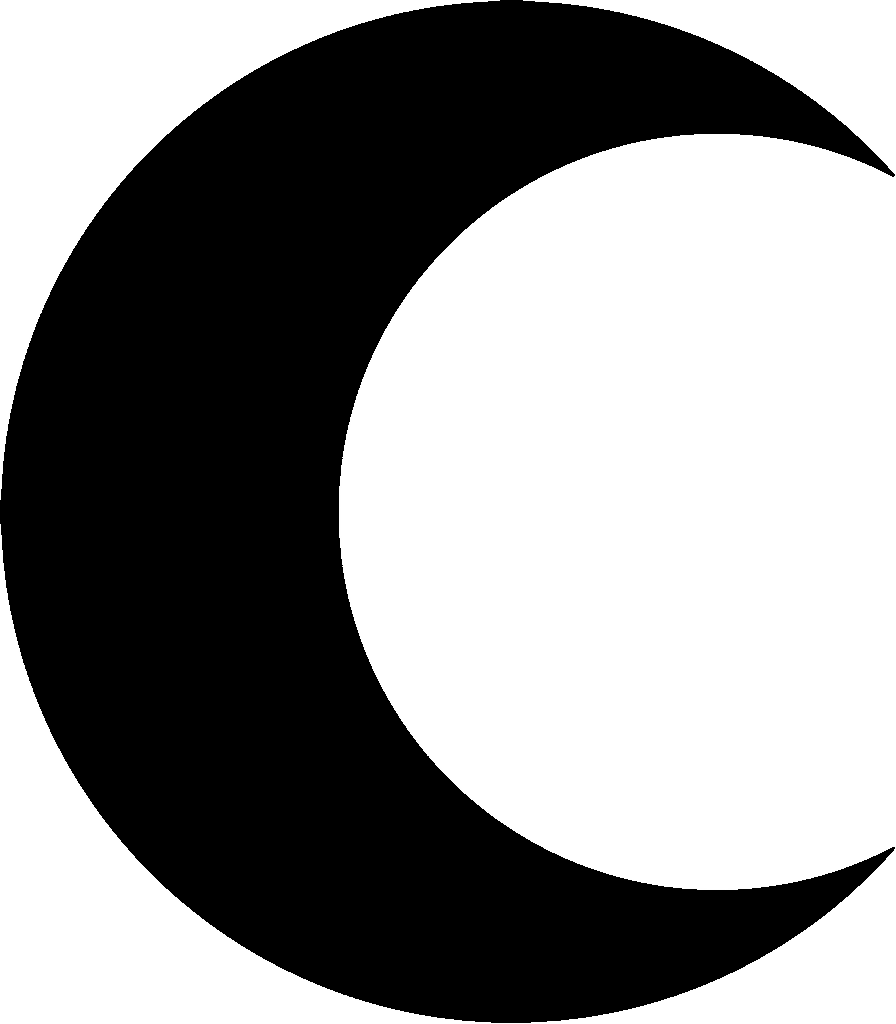
#> input picture img/moon.png, 896 x 1024 px
$ jupyter execute --allow-errors tchebychev-based-heat-kernels.ipynb
#> lines starting #> are read from the running program, lines starting #| are printed output that depends on the picture; after the words box and inside, x2 and y2 are one past the last pixel; in counts of white or black regions, pixels touching at a corner belong together
#> further down, image is the input picture: shape (1024, 896, 3); min 0, max 255, mean 142
### gen_geometry.py

import numpy as np
import cv2
import random

# [16 lines left out: functions uniform_circ, uniform_line, not called in this run]


def get_random_points_on_black(image, num_points):
    """
    Get randomly distributed points on the black areas of an RGB image.

    Parameters:
        image (np.ndarray): Input RGB image (H, W, 3).
        num_points (int): Number of random points to sample.

    Returns:
        np.ndarray: Array of shape (num_points, 2) with randomly sampled points.
    """
    # Convert the image to grayscale
    grayscale = cv2.cvtColor(image, cv2.COLOR_RGB2GRAY)

    # Create a mask for black pixels (assuming black is [0, 0, 0])
    # Adjust the threshold if necessary for nearly-black pixels
    black_mask = grayscale == 0

    # Get the coordinates of black pixels
    black_coords = np.argwhere(black_mask)  # Returns (row, col) pairs

    if len(black_coords) == 0:
        raise ValueError("No black pixels found in the image.")

    # Randomly sample points from the black pixel coordinates
    sampled_indices = random.sample(range(len(black_coords)), min(num_points, len(black_coords)))
    random_points = black_coords[sampled_indices]

    return random_points


def draw_horned_ball(num_points):
    # path = "./img/two circles.png"
    path = "./img/moon.png"

    image = cv2.imread(path)  # Load image
    image = cv2.cvtColor(image, cv2.COLOR_BGR2RGB)  # Ensure it's RGB format


    # Get random points
    points = get_random_points_on_black(image, num_points) / 1000

    center_a, r_a = [0.1, 0.8], 0.4
    center_b, r_b = [0.9, 0.8], 0.4
    # center_a, r_a = [0.1, 0.8], 0.3
    # center_b, r_b = [0.3, 0.2], 0.1
    a = points[np.sqrt((points[:, 0] - center_a[0]) ** 2 + (points[:, 1] - center_a[1]) ** 2) < r_a, :]
    b = points[np.sqrt((points[:, 0] - center_b[0]) ** 2 + (points[:, 1] - center_b[1]) ** 2) < r_b, :]

    return points, a, b

### tchebychev-based-heat-kernels.ipynb
[cell 1]
import numpy as np
import pandas as pd
import warnings
import matplotlib.pyplot as plt
import cv2
import random
from sklearn.neighbors import kneighbors_graph

from scipy.sparse.linalg import eigsh
from scipy.special import ive

[cell 2]
# [48 lines left out: functions compute_chebyshev_coefficients, chebyshev_matrix, not called in this run]

[cell 3]
# [14 lines left out: function normalize_symmetric_laplacian, not called in this run]


def laplacian_from_data(data: np.ndarray, kneighbors:int, sigma: float) -> np.ndarray:
    """
    Compute the normalized Laplacian from data using a Gaussian kernel.

    Parameters:
        data (np.ndarray): Data points.
        sigma (float): Kernel width.
        alpha (int): Exponent for the Gaussian kernel.

    Returns:
        np.ndarray: Normalized Laplacian matrix.
    """
    affinity = np.exp(-((kneighbors_graph(data, n_neighbors=kneighbors, mode="distance").toarray() / (2 * sigma))**2))
    return normalize_symmetric_laplacian(affinity)


class HeatFilter:
    """
    Heat kernel filter for graph diffusion.

    """

    # [17 lines left out: function __init__, not called in this run]

[cell 4]
class GeoSinkhorn:
    """
    A class implementing the GeoSinkhorn algorithm for transport with heat kernel filtering.
    """

    # [80 lines left out: functions __init__, __call__, _compute_kl, not called in this run]

[cell 5]
class Sinkhorn:
    """
    A class implementing the GeoSinkhorn algorithm for transport with heat kernel filtering.
    """

    def __init__(self, tau: float):
        """
        Initialize the GeoSinkhorn instance.

        Parameters:
            tau (float): Diffusion time parameter for the heat kernel.
            order (int): Approximation order for the heat filter.
            laplacian: Laplacian matrix .
        """

        self.tau = tau

    def gaussian_kernel(self, x1, x2, gamma=1.0):
        """
        Compute the RBF kernel matrix between two 1D arrays.
        """
        sq_distances = []
        for i in range(len(x1)):
            sq_distances.append([])
            for j in range(len(x2)):
                sq_distances[-1].append((x1[i, 0] - x2[j,0])**2 + (x1[i, 1] - x2[j, 1])**2)
        sq_distances = np.array(sq_distances)
        return np.exp(sq_distances / self.tau)

    def __call__(
        self,
        m_0: np.ndarray,
        m_1: np.ndarray,
        x_0: np.ndarray,
        x_1: np.ndarray,
        tol: float = 1e-8,
        max_iter: int = 1000,
    ) -> float:
        """
        Perform the Sinkhorn iterative process.

        Parameters:
            m_0 (np.ndarray): Input distribution (source).
            m_1 (np.ndarray): Input distribution (target).
            tol (float): Stopping threshold for convergence.
            max_iter (int): Maximum number of iterations.

        Returns:
            float: The final KL divergence.
            np.ndarray, np.ndarray: Dual variables `u` and `v`.
        """
        eps = 1e-8


        self.N = m_0.shape[0]
        self.M = m_1.shape[0]

        # initialize iterate vectors
        u, v = np.ones(self.N), np.ones(self.M)
        self.K = self.gaussian_kernel(x_0, x_1)
        for i in range(1, max_iter + 1):
            u_prev, v_prev = u, v
            u = m_0 / (self.K @ v)
            v = m_1 / (np.transpose(self.K) @ u)

            # Check for numerical instability
            if np.any(np.isnan(u)) or np.any(np.isnan(v)) or np.any(np.isinf(u)) or np.any(np.isinf(v)):
                warnings.warn("Either NaN or inf were found in the distributions")
                u, v = u_prev, v_prev
                break


        # Compute final KL divergence
        # kl = self._compute_kl(m_0, m_1, u, v, eps)
        return u, v

    # [15 lines left out: function _compute_kl, not called in this run]

[cell 6]
def get_random_points_on_black(image, num_points):
    """
    Get randomly distributed points on the black areas of an RGB image.

    Parameters:
        image (np.ndarray): Input RGB image (H, W, 3).
        num_points (int): Number of random points to sample.

    Returns:
        np.ndarray: Array of shape (num_points, 2) with randomly sampled points.
    """
#> called with num_points = 1000
    # Convert the image to grayscale
    grayscale = cv2.cvtColor(image, cv2.COLOR_RGB2GRAY)

    # Create a mask for black pixels (assuming black is [0, 0, 0])
    # Adjust the threshold if necessary for nearly-black pixels
    black_mask = grayscale == 0
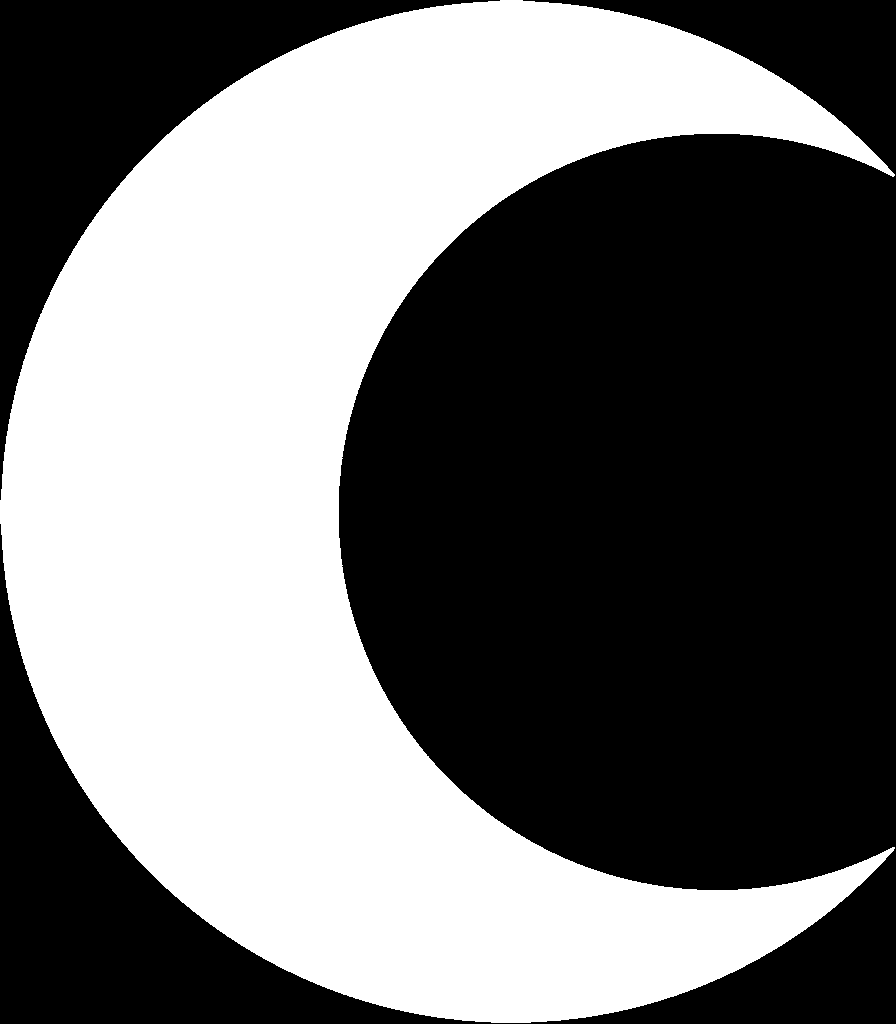
#> black_mask: shape (1024, 896) bool; 44.3% white; 1 white region, box (x1, y1, x2, y2) and area: (0, 0, 895, 1023) 406505

    # Get the coordinates of black pixels
    black_coords = np.argwhere(black_mask)  # Returns (row, col) pairs
#> black_coords = 406505 pairs, first value 0 to 1022, second value 0 to 894

    if len(black_coords) == 0:
        raise ValueError("No black pixels found in the image.")

    # Randomly sample points from the black pixel coordinates
    sampled_indices = random.sample(range(len(black_coords)), min(num_points, len(black_coords)))
#> sampled_indices = 1000 values, max 405703 at index 723, min 36 at index 313, mean 197758.3
    random_points = black_coords[sampled_indices]
#> random_points = 1000 pairs, first value 1 to 1015, second value 8 to 889

    return random_points

[cell 7]
# path = "./img/two circles.png"
path = "./img/moon.png"

image = cv2.imread(path)  # Load image
image = cv2.cvtColor(image, cv2.COLOR_BGR2RGB)  # Ensure it's RGB format

# Number of points to sample
num_points = 1000

# Get random points
points = get_random_points_on_black(image, num_points) / 1000
#> points = 1000 pairs, first value 0.001 to 1.01, second value 0.008 to 0.889

[cell 8]
from gen_geometry import draw_horned_ball

points, _, _ = draw_horned_ball(200)
#> in get_random_points_on_black, `sampled_indices = random.sample(range(len(black_coords)), min(num_poin..`: sampled_indices = 200 values, max 404451 at index 85, min 1961 at index 17, mean 194259.9
#> in get_random_points_on_black, `random_points = black_coords[sampled_indices]`: random_points = 200 pairs, first value 13 to 1009, second value 15 to 832
#> in draw_horned_ball, `points = get_random_points_on_black(image, num_points) / 1000`: points = 200 pairs, first value 0.013 to 1.01, second value 0.015 to 0.832
#> in draw_horned_ball, `a = points[np.sqrt((points[:, 0] - center_a[0]) ** 2 + (points[:, 1] -..`: a = 30 pairs, first value 0.013 to 0.248, second value 0.411 to 0.808
#> in draw_horned_ball, `b = points[np.sqrt((points[:, 0] - center_b[0]) ** 2 + (points[:, 1] -..`: b = 26 pairs, first value 0.808 to 1.01, second value 0.404 to 0.832

[cell 9]
_, ax = plt.subplots()
ax.scatter(points[:,0], points[:,1])
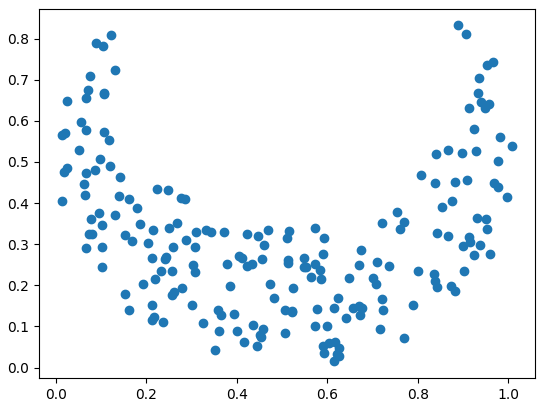
#> figure drawn by matplotlib, 1 panel

[cell 10]
center_a, r_a = [0.1, 0.8], 0.4
center_b, r_b = [0.9, 0.8], 0.4
# center_a, r_a = [0.1, 0.8], 0.3
# center_b, r_b = [0.3, 0.2], 0.1
a = points[np.sqrt((points[:,0] - center_a[0])**2 + (points[:,1] - center_a[1])**2) < r_a, :]
b = points[np.sqrt((points[:,0] - center_b[0])**2 + (points[:,1] - center_b[1])**2) < r_b, :]

[cell 11]
_, ax = plt.subplots()
ax.set_title("Two distributions over the point cloud")
ax.scatter(points[:,0], points[:,1], alpha=0.2, marker="x", color="gray")
ax.scatter(a[:,0], a[:,1])
ax.scatter(b[:,0], b[:,1])
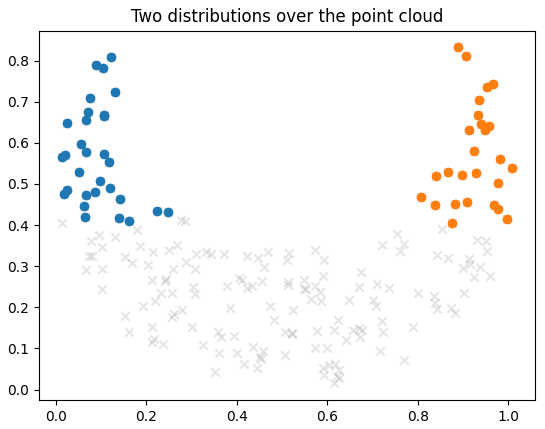
#> figure drawn by matplotlib, 1 panel

[cell 12]
sinkhorn = Sinkhorn(tau=1)
u, v = sinkhorn(np.ones((len(a),)), np.ones((len(b),)), a, b, max_iter=50)
#> the loop in gaussian_kernel, `for i in range(len(x1)):` made 30 passes
#> after the loop in gaussian_kernel, `for i in range(len(x1)):`: sq_distances = 30 items
#> in gaussian_kernel, `sq_distances = np.array(sq_distances)`:
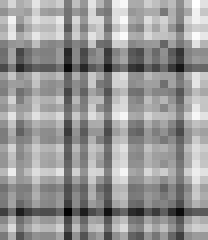
#> sq_distances: shape (30, 26) float64 (shown 8 times larger); min 0.315, max 1, mean 0.724; drawn with min black and max white
#> in gaussian_kernel, `return np.exp(sq_distances / self.tau)`:
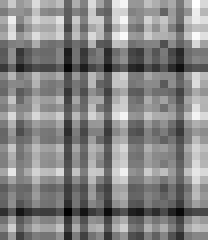
#> returned value: shape (30, 26) float64 (shown 8 times larger); min 1.37, max 2.72, mean 2.08; drawn with min black and max white
#> u = 30 values, max 25.96 at index 26, min 18.24 at index 4, mean 20.68; v = 26 values, max 0.000944 at index 8, min 0.000684 at index 24, mean 0.000786

[cell 13]
_, ax = plt.subplots()
ax.scatter(points[:,0], points[:,1], alpha=0.2, marker="x", color="gray")
ax.scatter(a[:,0], a[:,1], c=np.log(u))

s = ax.scatter(b[:,0], b[:,1], c=np.log(v))
ax.set_title("Sinkhorn iterates final coefficients")
plt.colorbar(s)
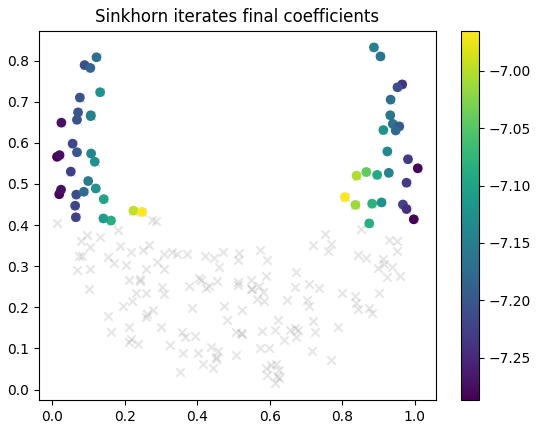
#> figure drawn by matplotlib, 2 panels

[cell 14]
def create_mask_from_subarray(big_array, subarray):
    # Initialize the mask with zeros
    mask = np.zeros(len(big_array), dtype=int)
#> mask = 200 values from 0 to 0

    # Iterate over rows in the subarray
    for row in subarray:
        # Find rows in the big_array matching the current subarray row
        matches = np.all(big_array == row, axis=1)
        # Set those rows to ones in the mask
        mask[matches] = 1
#> this loop made 30 passes
#> row on passes 1 to 12: [0.025, 0.649], [0.089, 0.789], [0.019, 0.475], [0.065, 0.419], [0.013, 0.566], [0.122, 0.808], [0.162, 0.411], [0.142, 0.463], [0.224, 0.435], [0.056, 0.598], [0.105, 0.782], [0.107, 0.574]
#> after the loop, mask = 200 values, max 1 at index 3, min 0 at index 0, mean 0.15

    return mask

$ run again, with img/two circles.png copied over img/moon.png
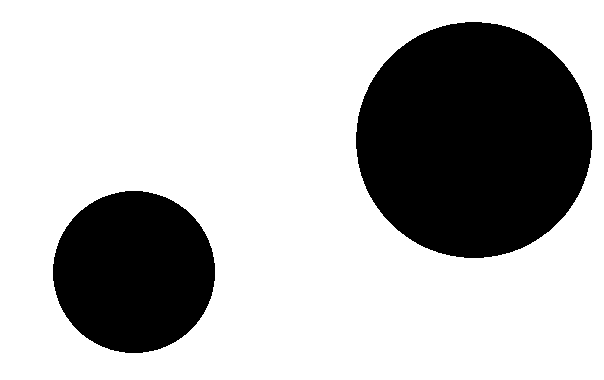
#> input picture img/two circles.png, 604 x 380 px
#> image is the input picture: shape (380, 604, 3); min 0, max 255, mean 183.6
#> in get_random_points_on_black, `black_mask = grayscale == 0`:
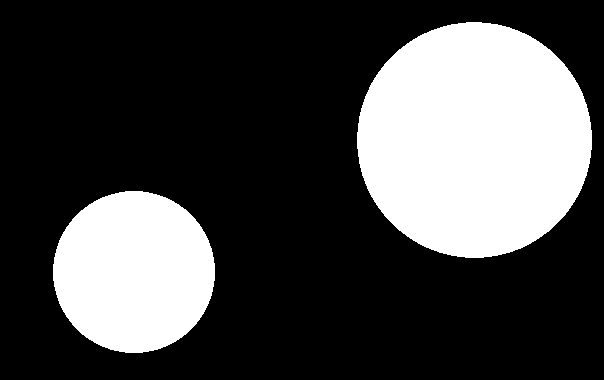
#> black_mask: shape (380, 604) bool; 27.9% white; 2 white regions, box (x1, y1, x2, y2) and area: (357, 22, 592, 258) 43454, (53, 191, 215, 353) 20599
#> in get_random_points_on_black, `black_coords = np.argwhere(black_mask)`: black_coords = 64053 pairs, first value 22 to 352, second value 53 to 591
#> in get_random_points_on_black, `sampled_indices = random.sample(range(len(black_coords)), min(num_poin..`: sampled_indices = 1000 values, max 63978 at index 568, min 4 at index 403, mean 32364.2
#> in get_random_points_on_black, `random_points = black_coords[sampled_indices]`: random_points = 1000 pairs, first value 22 to 350, second value 54 to 590
#> `points = get_random_points_on_black(image, num_points) / 1000`: points = 1000 pairs, first value 0.022 to 0.35, second value 0.054 to 0.59
#> in get_random_points_on_black, `sampled_indices = random.sample(range(len(black_coords)), min(num_poin..`: sampled_indices = 200 values, max 63341 at index 7, min 16 at index 164, mean 29555.2
#> in get_random_points_on_black, `random_points = black_coords[sampled_indices]`: random_points = 200 pairs, first value 23 to 340, second value 57 to 589
#> in draw_horned_ball, `points = get_random_points_on_black(image, num_points) / 1000`: points = 200 pairs, first value 0.023 to 0.34, second value 0.057 to 0.589
#> in draw_horned_ball, `a = points[np.sqrt((points[:, 0] - center_a[0]) ** 2 + (points[:, 1] -..`: a = 130 pairs, first value 0.023 to 0.25, second value 0.401 to 0.589
#> in draw_horned_ball, `b = points[np.sqrt((points[:, 0] - center_b[0]) ** 2 + (points[:, 1] -..`: b = empty array
#> the loop in gaussian_kernel, `for i in range(len(x1)):` made 130 passes
#> after the loop in gaussian_kernel, `for i in range(len(x1)):`: sq_distances = 130 items, first 6: [], [], [], [], [], []
#> in gaussian_kernel, `sq_distances = np.array(sq_distances)`: sq_distances = empty array
#> `u, v = sinkhorn(np.ones((len(a),)), np.ones((len(b),)), a, b, max_iter..`: u = 130 values from 1 to 1; v = empty array
#> `[cell 13] _, ax = plt.subplots() ax.scatter(points[:,0], points[:,1], ..`:
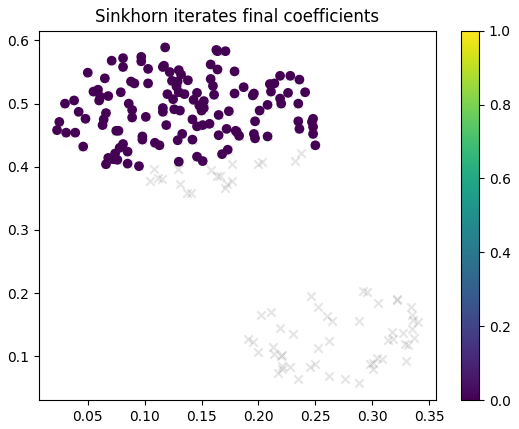
#> figure drawn by matplotlib, 2 panels
#> in create_mask_from_subarray, `mask = np.zeros(len(big_array), dtype=int)`: mask = 200 values from 0 to 0
#> the loop in create_mask_from_subarray, `for row in subarray:` made 130 passes
#> row on passes 1 to 8: [0.181, 0.455], [0.143, 0.506], [0.236, 0.538], [0.119, 0.466], [0.081, 0.436], [0.042, 0.487], [0.148, 0.497], [0.18, 0.457]
#> after the loop in create_mask_from_subarray, `for row in subarray:`: mask = 200 values, max 1 at index 0, min 0 at index 3, mean 0.65
